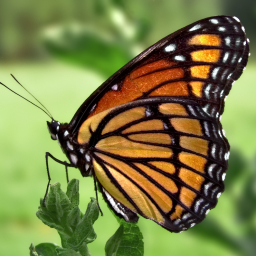
#> input picture test-images/butterfly.png, 256 x 256 px
$ jupyter execute --allow-errors Invariants-computation.ipynb   (shell and % lines are left out)
#> lines starting #> are read from the running program, lines starting #| are printed output that depends on the picture
# Computation and comparision of the bispectrum and the rotational bispectrum

We show how to compute the bispectrum and the rotational bispectrum, as presented in the paper

- _Image processing in the semidiscrete group of rototranslations_ by D. Prandi, U. Boscain and J.-P. Gauthier.

[cell 1]
import numpy as np
from numpy import fft
from numpy import linalg as LA
from scipy import ndimage
from scipy import signal
import matplotlib.pyplot as plt
import matplotlib.cm as cm
import os

## Auxiliary functions

[cell 2]
def int2intvec(a):
    """
    Auxiliary function to recover a vector with the digits of a
    given integer (in inverse order)

    `a` : integer
    """
    digit = a%10
    vec = np.array([digit],dtype=int)
    a = (a-digit)/10
    while a!=0:
        digit = a%10
        vec = np.append(vec,int(digit))
        a = (a-digit)/10
    return vec

[cell 3]
ALPHABET7 = "0123456"
ALPHABET10 = "0123456789"

def base_encode(num, alphabet):
    """
    Encode a number in Base X

    `num`: The number to encode
    """
    if (str(num) == alphabet[0]):
        return int(0)
    arr = []
    base = len(alphabet)
    while num:
        rem = num % base
        num = num // base
        arr.append(alphabet[rem])
    arr.reverse()
    return int(''.join(arr))

def base7to10(num):
    """
    Convert a number from base 10 to base 7

    `num`: The number to convert
    """
    arr = int2intvec(num)
    num = 0
    for i in range(len(arr)):
        num += arr[i]*(7**(i))
    return num

def base10to7(num):
    """
    Convert a number from base 7 to base 10

    `num`: The number to convert
    """

    return base_encode(num, ALPHABET7)

[cell 4]
def rgb2gray(rgb):
    """
    Convert an image from RGB to grayscale

    `rgb`: The image to convert
    """
    r, g, b = rgb[:,:,0], rgb[:,:,1], rgb[:,:,2]
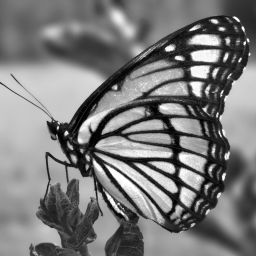
#> r: shape (256, 256) float32; min 0, max 1, mean 0.48
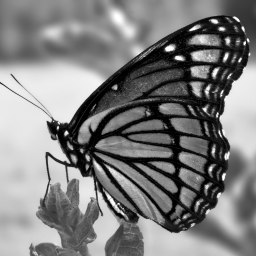
#> g: shape (256, 256) float32; min 0, max 1, mean 0.498
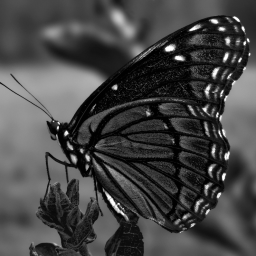
#> b: shape (256, 256) float32; min 0, max 1, mean 0.272
    gray = 0.2989 * r + 0.5870 * g + 0.1140 * b
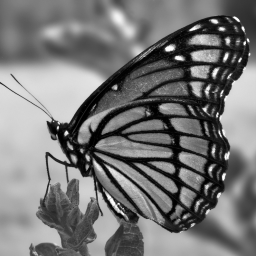
#> gray: shape (256, 256) float32; min 0, max 1, mean 0.467
#> `example =  1 - rgb2gray(plt.imread('./test-images/butterfly.png'))`:
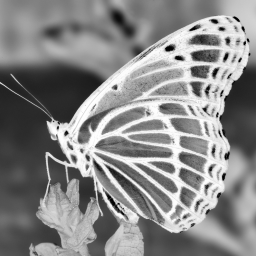
#> example: shape (256, 256) float32; min 0.0001, max 1, mean 0.533
    return gray

[cell 5]
def oversampling(image, factor = 7):
    """
    Oversample a grayscale image by a certain factor, dividing each
    pixel in factor*factor subpixels with the same intensity.

    `image`:  The image to oversample
    `factor`: The oversampling factor
    """
#> called with image = array of shape (256, 256), factor = 7
    old_shape = image.shape
#> old_shape = (256, 256)
    new_shape = (factor*old_shape[0], factor*old_shape[1])
#> new_shape = (1792, 1792)
    new_image = np.zeros(new_shape, dtype = image.dtype)
    for i in range(old_shape[0]):
        for j in range(old_shape[1]):
            new_image[factor*i:factor*i+factor,factor*j:factor*j+factor] = image[i,j]*np.ones((factor,factor))
    return new_image

## Spiral architecture implementation

Spiral architecture has been introduced by Sheridan in

- [_Spiral Architecture for Machine Vision_](https://opus.lib.uts.edu.au/research/handle/2100/280), PhD thesis
- [_Pseudo-invariant image transformations on a hexagonal lattice_](http://www.sciencedirect.com/science/article/pii/S0262885600000366), P. Sheridan, T. Hintz, and D. Alexander, Image Vis. Comput. 18, 907 (2000).

The implementation with hyperpels that we use in the following is presented in

- [_A New Simulation of Spiral Architecture_](http://ww1.ucmss.com/books/LFS/CSREA2006/IPC8173.pdf), X. He, T. Hintz, Q. Wu, H. Wang, and W. Jia, Proceedings of International Conference on Image Processing, Computer Vision, and Pattern Recognition (2006).
- [_Hexagonal structure for intelligent vision_](http://ieeexplore.ieee.org/xpl/login.jsp?tp=&arnumber=1598543&url=http%3A%2F%2Fieeexplore.ieee.org%2Fiel5%2F10652%2F33619%2F01598543), X. He and W. Jia, in Proc. 1st Int. Conf. Inf. Commun. Technol. ICICT 2005 (2005), pp. 52–64.

For a more detailed implementation, see the notebook [Hexagonal grid](http://nbviewer.ipython.org/github/dprn/dprn.github.io/blob/master/docs/notebooks/Hexagonal%20Grid.ipynb).

We start by defining the centered hyperpel, which is defined on a 9x9 grid and is composed of 56 pixels. It has the shape
    # o o x x x x x o o
    # o x x x x x x x o
    # o x x x x x x x o
    # x x x x x x x x x
    # x x x C x x x x x
    # o x x x x x x x o
    # o x x x x x x x o
    # o o x x x x x o o

[cell 6]
# The centered hyperpel
hyperpel = np.array([\
                [-1,4],[0,4],[1,4],[2,4],[3,4],\
                [-2,3],[-1,3], [0,3], [1,3], [2,3], [3,3], [4,3],\
                [-2,2],[-1,2], [0,2], [1,2], [2,2], [3,2], [4,2],\
                [-3,1],[-2,1],[-1,1], [0,1], [1,1], [2,1], [3,1], [4,1],[5,1],\
                [-3,0],[-2,0],[-1,0], [0,0], [1,0], [2,0], [3,0], [4,0],[5,0],\
                [-2,-1],[-1,-1], [0,-1], [1,-1], [2,-1], [3,-1], [4,-1],\
                [-2,-2],[-1,-2], [0,-2], [1,-2], [2,-2], [3,-2], [4,-2],\
                [-1,-3], [0,-3], [1,-3], [2,-3], [3,-3]])

hyperpel_sa = hyperpel - np.array([1,1])

We now compute, in `sa2hex`, the address of the center of the hyperpel corresponding to a certain spiral address.

[cell 7]
def sa2hex(spiral_address):
    # Split the number in basic unit and call the auxiliary function
    # Here we reverse the order, so that the index corresponds to the
    # decimal position
    digits = str(spiral_address)[::-1]

    hex_address = np.array([0,0])

    for i in range(len(digits)):
        if int(digits[i])<0 or int(digits[i])>6:
            print("Invalid spiral address!")
            return
        elif digits[i]!= '0':
            hex_address += sa2hex_aux(int(digits[i]),i)
    return hex_address

# This computes the row/column positions of the base cases,
# that is, in the form a*10^(zeros).
def sa2hex_aux(a, zeros):
    # Base cases
    if zeros == 0:
        if a == 0:
            return np.array([0,0])
        elif a == 1:
            return np.array([0,8])
        elif a == 2:
            return np.array([-7,4])
        elif a == 3:
            return np.array([-7,-4])
        elif a == 4:
            return np.array([0,-8])
        elif a == 5:
            return np.array([7,-4])
        elif a == 6:
            return np.array([7,4])

    return sa2hex_aux(a,zeros-1)+ 2*sa2hex_aux(a%6 +1,zeros-1)

Then, we compute the value of the hyperpel corresponding to the spiral address, by averaging the values on the subpixels.

[cell 8]
def sa_value(oversampled_image,spiral_address):
    """
    Computes the value of the hyperpel corresponding to the given
    spiral coordinate.
    """
    hp = hyperpel_sa + sa2hex(spiral_address)
    val = 0.
    for i in range(56):
        val += oversampled_image[hp[i,0],hp[i,1]]

    return val/56

### Spiral addition and multiplication

[cell 9]
def spiral_add(a,b,mod=0):
    addition_table = [
    [0,1,2,3,4,5,6],
    [1,63,15,2,0,6,64],
    [2,15,14,26,3,0,1],
    [3,2,26,25,31,4,0],
    [4,0,3,31,36,42,5],
    [5,6,0,4,42,41,53],
    [6,64,1,0,5,53,52]
    ]

    dig_a = int2intvec(a)
    dig_b = int2intvec(b)

    if (dig_a<0).any() or (dig_a>7).any() \
      or (dig_b<0).any() or (dig_b>7).any():
        print("Invalid spiral address!")
        return

    if len(dig_a) == 1 and len(dig_b)==1:
        return addition_table[a][b]

    if len(dig_a) < len(dig_b):
        dig_a.resize(len(dig_b))
    elif len(dig_b) < len(dig_a):
        dig_b.resize(len(dig_a))

    res = 0

    for i in range(len(dig_a)):

        if i == len(dig_a)-1:
            res += spiral_add(dig_a[i],dig_b[i])*(10**i)
        else:
            temp = spiral_add(dig_a[i],dig_b[i])
            res += (temp%10)*(10**i)

            carry_on = spiral_add(dig_a[i+1],(temp - temp%10)/10)
            dig_a[i+1] = str(carry_on)

    if mod!=0:
        return res%mod

    return res

[cell 10]
def spiral_mult(a,b, mod=0):
    multiplication_table = [
    [0,0,0,0,0,0,0],
    [0,1,2,3,4,5,6],
    [0,2,3,4,5,6,1],
    [0,3,4,5,6,1,2],
    [0,4,5,6,1,2,3],
    [0,5,6,1,2,3,4],
    [0,6,1,2,3,4,5],
    ]

    dig_a = int2intvec(a)
    dig_b = int2intvec(b)

    if (dig_a<0).any() or (dig_a>7).any() \
      or (dig_b<0).any() or (dig_b>7).any():
        print("Invalid spiral address!")
        return

    sa_mult = int(0)

    for i in range(len(dig_b)):
        for j in range(len(dig_a)):
            temp = multiplication_table[dig_a[j]][dig_b[i]]*(10**(i+j))
            sa_mult=spiral_add(sa_mult,temp)

    if mod!=0:
        return sa_mult%mod

    return sa_mult

## Computation of the bispectrum

We start by computing the vector $\omega_f(\lambda)$, where $\lambda$ is a certain spiral address.

[cell 11]
def omegaf(fft_oversampled, sa):
    """
    Evaluates the vector omegaf corresponding to the given
    spiral address sa.

    `fft_oversampled`: the oversampled FFT of the image
    `sa`: the spiral address where to compute the vector
    """

    omegaf = np.zeros(6, dtype=fft_oversampled.dtype)

    for i in range(1,7):
        omegaf[i-1] = sa_value(fft_oversampled,spiral_mult(sa,i))

    return omegaf

Then, we can compute the "generalized invariant" corresponding to $\lambda_1$, $\lambda_2$ and $\lambda_3$, starting from the FFT of the image.
That is

$$
    I^3_f(\lambda_1,\lambda_2,\lambda_3) = \langle\omega_f(\lambda_1)\odot\omega_f(\lambda_2),\omega_f(\lambda_3)\rangle.
$$

[cell 12]
def invariant(fft_oversampled, sa1,sa2,sa3):
    """
    Evaluates the generalized invariant of f on sa1, sa2 and sa3

    `fft_oversampled`: the oversampled FFT of the image
    `sa1`, `sa2`, `sa3`: the spiral addresses where to compute the invariant
    """

    omega1 = omegaf(fft_oversampled,sa1)
    omega2 = omegaf(fft_oversampled,sa2)
    omega3 = omegaf(fft_oversampled,sa3)

    # Attention: np.vdot uses the scalar product with the complex
    # conjugation at the first place!
    return np.vdot(omega1*omega2,omega3)

Finally, this function computes the bispectrum (or the rotational bispectrum) corresponding to the spiral addresses in the following picture.

[cell 13]
def bispectral_inv(fft_oversampled_example, rotational = False):
    """
    Computes the (rotational) bispectral invariants for any sa1
    and any sa2 in the above picture.

    `fft_oversampled_example`: oversampled FFT of the image
    `rotational`: if True, we compute the rotational bispectrum
    """
#> called with fft_oversampled_example = array of shape (1792, 1792), rotational = False

    if rotational == True:
        bispectrum = np.zeros(9**2*6,dtype = fft_oversampled_example.dtype)
    else:
        bispectrum = np.zeros(9**2,dtype = fft_oversampled_example.dtype)

    indexes = [0,1,10,11,12,13,14,15,16]

    count = 0
    for i in range(9):
        sa1 = indexes[i]
        sa1_base10 = base7to10(sa1)
        for k in range(9):
            sa2 = indexes[k]
            if rotational == True:
                for r in range(6):
                    sa2_rot = spiral_mult(sa2,r)
                    sa2_rot_base10 = base7to10(sa2_rot)
                    sa3 = base10to7(sa1_base10+sa2_rot_base10)
                    bispectrum[count]=invariant(fft_oversampled_example,sa1,sa2,sa3)
                    count += 1
            else:
                sa2_base10 = base7to10(sa2)
                sa3 = base10to7(sa1_base10+sa2_base10)
                bispectrum[count]=invariant(fft_oversampled_example,sa1,sa2,sa3)
                count += 1
#> this loop made 1 pass
#> after the loop, count = 2
#> this loop made 1 pass

    return bispectrum

Some timing tests.

[cell 14]
example =  1 - rgb2gray(plt.imread('./test-images/butterfly.png'))
fft_example = np.fft.fftshift(np.fft.fft2(example))
fft_oversampled_example = oversampling(fft_example)

#> (a cell that did not finish here is left out)

#> (a cell that did not finish here is left out)

## Tests

Here we define various functions to batch test the images in the test folder.

[cell 17]
folder = './test-images'

[cell 18]
def evaluate_invariants(image, rot = False):
    """
    Evaluates the invariants of the given image.

    `image`: the matrix representing the image (not oversampled)
    `rot`: if True we compute the rotational bispectrum
    """

    # compute the normalized FFT
    fft = np.fft.fftshift(np.fft.fft2(image))
    fft /= fft / LA.norm(fft)

    # oversample it
    fft_oversampled = oversampling(fft)

    return bispectral_inv(fft_oversampled, rotational = rot)

Some timing tests.

#> (a cell that did not finish here is left out)

#> (a cell that did not finish here is left out)


[cell 21]
def bispectral_folder(folder_name = folder, rot = False):
    """
    Evaluates all the invariants of the images in the selected folder,
    storing them in a dictionary with their names as keys.

    `folder_name`: path to the folder
    `rot`: if True we compute the rotational bispectrum
    """
#> called with folder_name = './test-images', rot = False

    # we store the results in a dictionary
    results = {}

    for filename in os.listdir(folder_name):
        infilename = os.path.join(folder_name, filename)
        if not os.path.isfile(infilename):
            continue

        base, extension = os.path.splitext(infilename)
        if extension == '.png':
            test_img = 1 - rgb2gray(plt.imread(infilename))
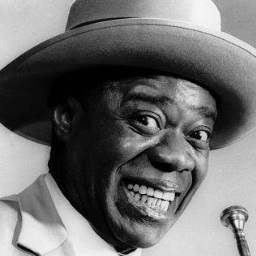
#> input picture test-images/armstrong.png, 256 x 256 px
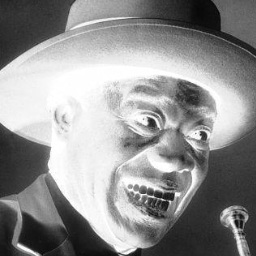
#> test_img: shape (256, 256) float32; min 0.00402, max 1, mean 0.567
            bispectrum = evaluate_invariants(test_img, rot = rot)

            results[os.path.splitext(filename)[0]] = bispectrum

    return results
